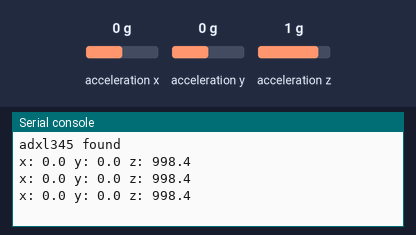
A program run on a simulated MicroPython board. On the bench: the last lines printed to the serial console. The inputs (shaded band) are chosen by the test bench; at power-on: acceleration x 0 g, acceleration y 0 g, acceleration z 1 g.

Above: at 2.2 s.
2.3 s: acceleration x set to -1.4 g
At 2.9 s:
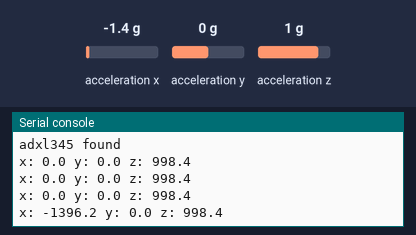
3.8 s: acceleration y set to -1.4 g
At 4.4 s:
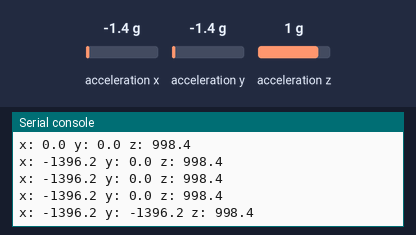
5.3 s: acceleration z set to -1.4 g
At 6.0 s:
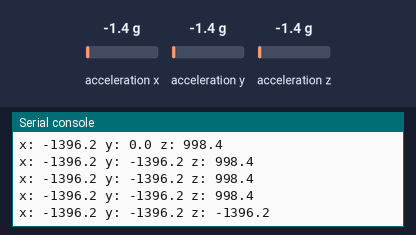

The program:

acelerometropico.py
```python
from machine import Pin
from machine import I2C
import time
import ustruct

DATA_FORMAT         = 0x31
BW_RATE             = 0x2c
POWER_CTL           = 0x2d
INT_ENABLE          = 0x2E

BW_RATE_1600HZ      = 0x0F
BW_RATE_800HZ       = 0x0E
BW_RATE_400HZ       = 0x0D
BW_RATE_200HZ       = 0x0C
BW_RATE_100HZ       = 0x0B
BW_RATE_50HZ        = 0x0A
BW_RATE_25HZ        = 0x09

RANGE_2G            = 0x00
RANGE_4G            = 0x01
RANGE_8G            = 0x02
RANGE_16G           = 0x03

OFSX = 0x1e
OFSY =0x1f
OFSZ =0x20

class adxl345:
    def __init__(self, scl, sda):
        self.scl = scl
        self.sda = sda
        self.i2c = I2C(0,scl = self.scl, sda = self.sda, freq = 100000)
        slv = self.i2c.scan()
        for s in slv:
            buf = self.i2c.readfrom_mem(s, 0, 1)
            if(buf[0] == 0xe5):
                self.slvAddr = s
                print('adxl345 found')
            break
        #self.writeByte(POWER_CTL,0x00)  #sleep
        #time.sleep(0.001)
        self.writeByte(DATA_FORMAT,0x2B)
        self.writeByte(BW_RATE,0x0A)
        self.writeByte(INT_ENABLE,0x00)

        self.writeByte(OFSX,0x00)
        self.writeByte(OFSY,0x00)
        self.writeByte(OFSZ,0x00)

        self.writeByte(POWER_CTL,0x28)
        time.sleep(1)

    def readXYZ(self):
        fmt = '<h' #little-endian
        buf1 = self.readByte(0x32)
        buf2 = self.readByte(0x33)
        buf = bytearray([buf1[0], buf2[0]])
        x, = ustruct.unpack(fmt, buf)
        x = x*3.9

        buf1 = self.readByte(0x34)
        buf2 = self.readByte(0x35)
        buf = bytearray([buf1[0], buf2[0]])
        y, = ustruct.unpack(fmt, buf)
        y = y*3.9

        buf1 = self.readByte(0x36)
        buf2 = self.readByte(0x37)
        buf = bytearray([buf1[0], buf2[0]])
        z, = ustruct.unpack(fmt, buf)
        z = z*3.9
        return (x,y,z)

    def writeByte(self, addr, data):
        d = bytearray([data])
        self.i2c.writeto_mem(self.slvAddr, addr, d)

    def readByte(self, addr):
        return self.i2c.readfrom_mem(self.slvAddr, addr, 1)


scl = Pin(17)
sda = Pin(16)
snsr = adxl345(scl, sda)
while True:
    x,y,z = snsr.readXYZ()
    print('x:',x,'y:',y,'z:',z)
    #print('x:',x,'y:',y,'z:',z,'uint:mg')
    time.sleep(0.5)
    
```

Measured:
- after the input at 2.3 s, the serial console: prints a new line after 0.23 s (image 1)
- after the input at 3.8 s, the serial console: prints a new line after 0.23 s (image 2)
- after the input at 5.3 s, the serial console: prints a new line after 0.24 s (image 3)
